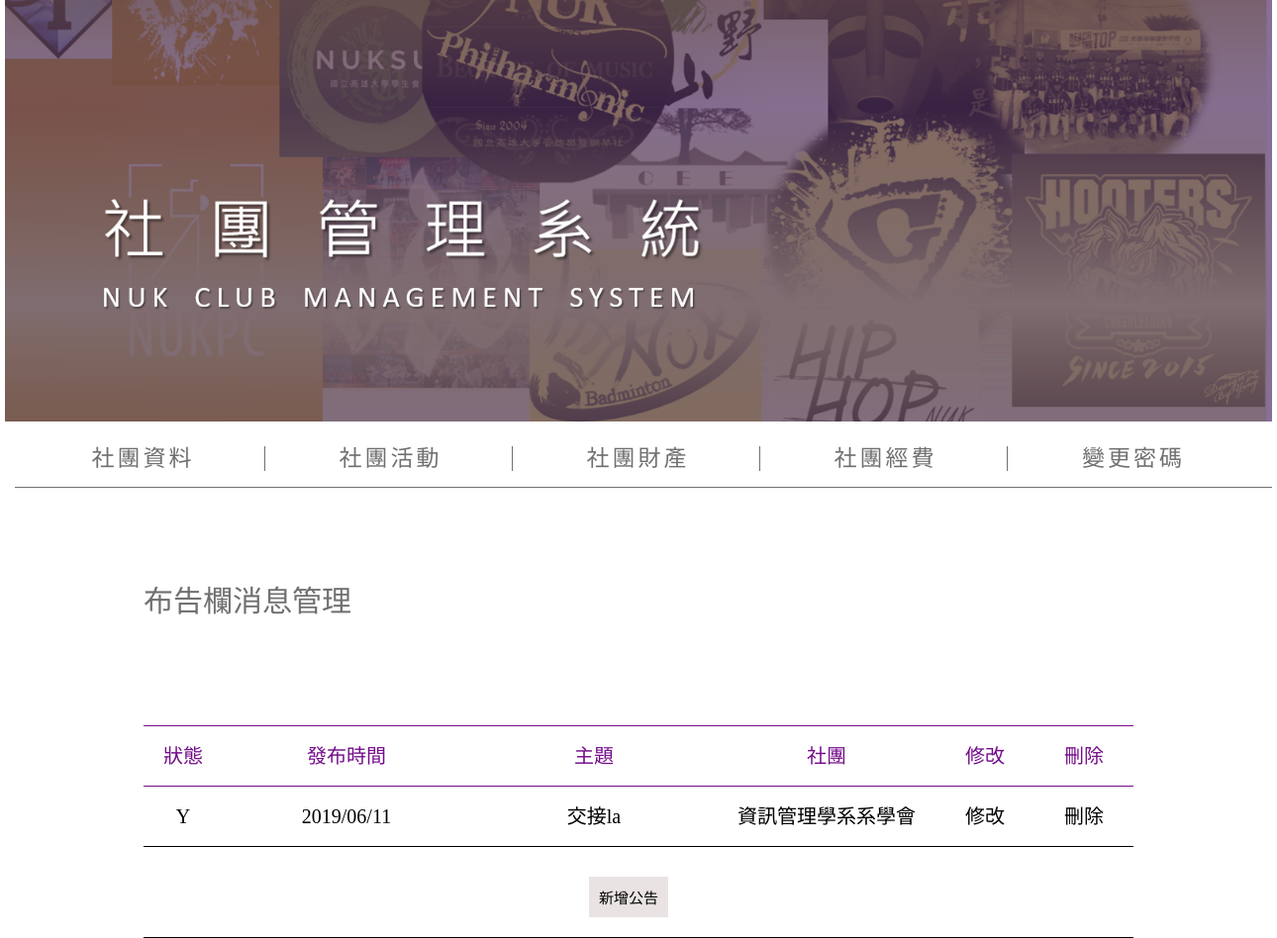
The app's page /user/user_board.php (signed in) with its own data.
### tables this page shows
CREATE TABLE `announce` (
  `announce_id` int(10) NOT NULL,
  `date` varchar(255) NOT NULL,
  `title` varchar(255) NOT NULL,
  `club` varchar(255) NOT NULL,
  `club_kind` varchar(255) NOT NULL,
  `website` varchar(255) NOT NULL,
  `date_start` date NOT NULL,
  `date_end` date NOT NULL,
  `content` varchar(255) NOT NULL,
  `check_ann` varchar(10) NOT NULL
);

### user/user_board.php (the view, shortened to what this page needs)
<!DOCTYPE html>
<html lang="en">
<head>
  <link rel="stylesheet" href="user_info.css">
</head>
<body>
        <div class="wrap">
            <div class="top"><img src="6.png" width=1280>
            </div>
            <div class="head"><a name="change"></A>
            <ul class="list">
                  <li><a id="info" href="user_info.php#intro">社團資料</a>
                  </li>
                  <li><a id="info" href="user_activity.php#intro">社團活動</a>
                  </li>
                  <li><a id="info" href="user_property.php#intro">社團財產</a>
                  </li>
                  <li><a id="info" href="user_funds.php#intro">社團經費</a>
                  </li>
                  <li><a class="passwd" href="#" id="changepasswd">變更密碼</a></li>
                </ul>
            </div>
                <div class="intro">
                  <h2 class="title">布告欄消息管理</h2>
                </div>
                <div>
                  <?php
                    $link = @mysqli_connect('localhost','root', '123456','php_project');
                    $club=$_COOKIE["club"];
                    $SQL = "SELECT * FROM announce WHERE club='$club'";
                    echo "<table width='100%' class='con'>";
                    echo "<th width='8%'>"."狀態"."</th><th width='25%'>"."發布時間"."</th><th width='25%'>"."主題"."</th><th width='22%'>"."社團"."</th><th width='10%'>"."修改"."</th><th width='10%'>"."刪除"."</th>";
                    if($result=mysqli_query($link,$SQL)){
                      while($row=mysqli_fetch_assoc($result)){
                        echo "<tr>";
                        echo "<td>".$row["check_ann"]."</td><td>".$row["date"]."</td><td>".$row["title"]."</td><td>".$row["club"]."</td><td>"."<a href='user_board_alter.php?No=".$row["announce_id"]."'>修改</a>"."</td><td>"."<a href='user_board.php?No=".$row["announce_id"]."'>刪除</a>"."</td>";
                        echo "</tr>";
                      }
                    }
                    echo "<tr><td colspan='6'>";
                    echo "<form action='user_board_add.php'>";
                    echo "<input type='submit' value='新增公告' class='btn'>";
                    echo "</form>";
                    echo "</td></tr>";
                    echo "</table>";
                    ?>
                </div>
              </div>
</body>
</html>

### user/user_info.css (style rules this page uses)
html, body, div, span, applet, object, iframe, h1, h2, h3, h4, h5, h6, p, blockquote, pre, a, abbr, acronym, address, big, cite, code, del, dfn, em, img, ins, kbd, q, s, samp, small, strike, strong, sub, sup, tt, var, b, u, i, center, dl, dt, dd, ol, ul, li, fieldset, form, label, legend, table, caption, tbody, tfoot, thead, tr, th, td, article, aside, canvas, details, embed, figure, figcaption, footer, header, hgroup, menu, nav, output, ruby, section, summary, time, mark, audio, video { margin: 0; padding: 0; border: 0; font-size: 100%; font: inherit; vertical-align: baseline; }
body { line-height: 1; }
ol, ul { list-style: none; }
table { border-collapse: collapse; border-spacing: 0; }
a { color: #000; }
.wrap { width: 1280px; font-family:Microsoft JhengHei; color: #707070; margin-left: auto; margin-right: auto; }
.top { width:100%; }
.head { border-bottom:1px solid #707070; border-color:#707070; width:1250px; height:50px; float:left; margin-left:10px; margin-top:3px; padding-bottom:10px; padding-left:20px; }
.list { text-align: center; padding-top:20px; }
.list li { float:left; list-style: none; width: 250px; }
.list a { text-decoration: none; color: #707070; font-size: 23px; letter-spacing: 3px; }
#info { text-align: center; border-right: 1px solid #707070; padding-right: 70px; padding-left: 40px; }
.passwd { padding-right:30px; width: 270px; }
.btn { font-size: 15px; outline:none; border:white; background:rgb(233, 227, 227); padding: 10px; text-align: center; font-family: 標楷體; }
.intro { margin-top: -30px; margin-bottom: 100px; }
.intro .title { font-size: 30px; padding:10px; margin: 120px 0 0 130px; }
.con { border:none; width:1000px; margin-left: auto; margin-right: auto; margin-top: 30px; font-size: 20px; font-family: 標楷體; color:black; }
.con th { font-size: 20px; border-top:1px solid rgb(117, 12, 138); border-bottom:1px solid rgb(117, 12, 138); border-right:none; border-left:none; background: white; color: rgb(117, 12, 138); display: table-cell; padding:20px; text-align: center; }
.con td { border:1px solid; border-right:none; border-left:none; padding-top: 20px; padding-bottom: 20px; text-align: center; }
.con td a { text-decoration: none; }

### user/user_board.php (style rules this page uses)
.btn { margin-right:20px; margin-top: 10px; font-size: 15px; }

### records on screen
announce: check_ann "Y", date "2019/06/11", title "交接la", club "資訊管理學系系學會"
